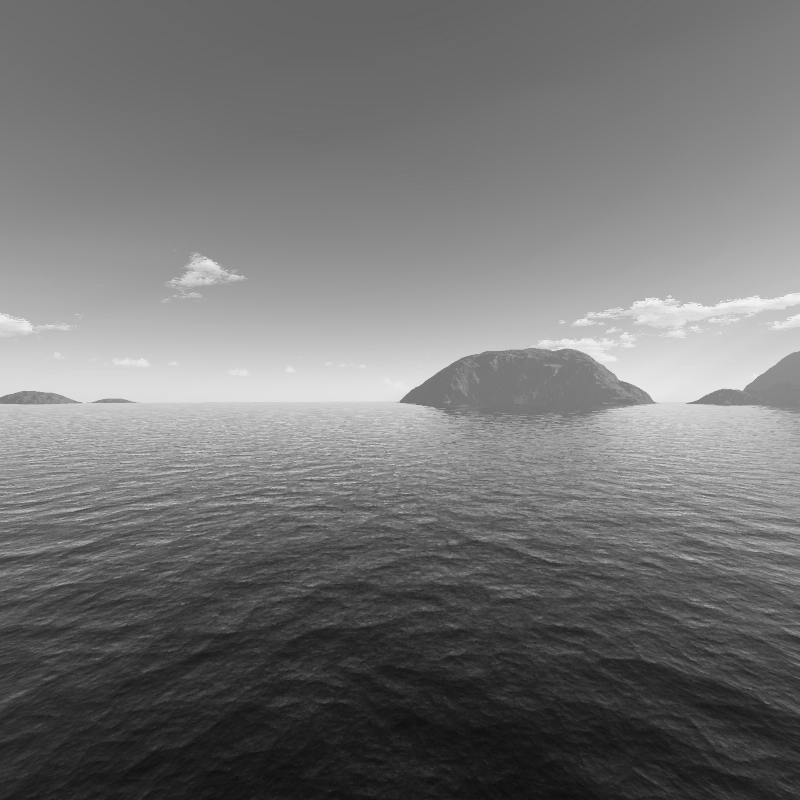
#> input picture PBM/assets/EntradaEscalaCinza.pgm, 800 x 800 px; its folder holds only this picture in this run
$ python -i p31.py   (imports and definitions only)
#> lines starting #> are read from the running program, lines starting #| are printed output that depends on the picture
import matplotlib.pyplot as plt
import os
import cv2

def histogram_enhancement(image_path):
#> called with image_path = '../assets/EntradaEscalaCinza.pgm'
    img = cv2.imread(image_path)
#> img is the input picture: shape (800, 800, 3); min 13, max 243, mean 115.9
    img = cv2.cvtColor(img, cv2.COLOR_BGR2RGB)

    r, g, b = cv2.split(img)

    r = cv2.equalizeHist(r)
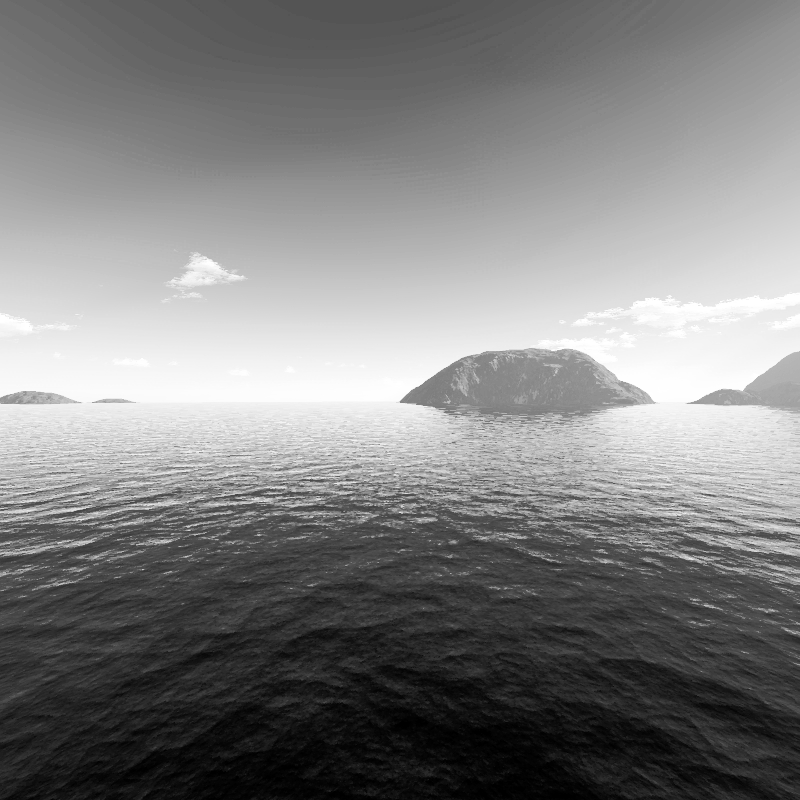
#> r: shape (800, 800); min 0, max 255, mean 128.2
    g = cv2.equalizeHist(g)
    b = cv2.equalizeHist(b)

    img = cv2.merge((r, g, b))

    cv2.imwrite('PBM/output/Fig1.ppm', img)
    fig, axs = plt.subplots(1, 3, figsize=(15, 5))
    channels = [r, g, b]
    colors=['red', 'blue', 'green']

    for i, channel in enumerate(channels):
        hist = cv2.calcHist([channel], [0], None, [256], [0, 256])
        axs[i].plot(hist, color=colors[i])
        axs[i].set_xlim([0, 256])
        axs[i].set_xlabel('Intensidade de pixel')
        axs[i].set_ylabel('Número de pixels')
        axs[i].set_title(f'Histograma do canal {colors[i]}')
#> this loop made 3 passes

    plt.show()
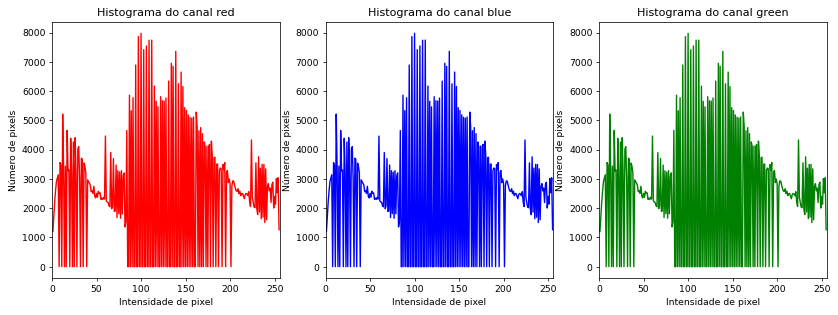
#> figure drawn by matplotlib, 3 panels; panel 1: curve peaks at x = 100, y = 7974; panel 2: curve peaks at x = 100, y = 7974; panel 3: curve peaks at x = 100, y = 7974


def remove_files(folder_path):
    for file_name in os.listdir(folder_path):
        file_path = os.path.join(folder_path, file_name)
        try:
            if os.path.isfile(file_path):
                os.unlink(file_path)
        except Exception as e:
            print(f"Erro ao remover {file_path}: {e}")

# [3 lines not run here, left out]

>>> result = histogram_enhancement('../assets/EntradaEscalaCinza.pgm')
